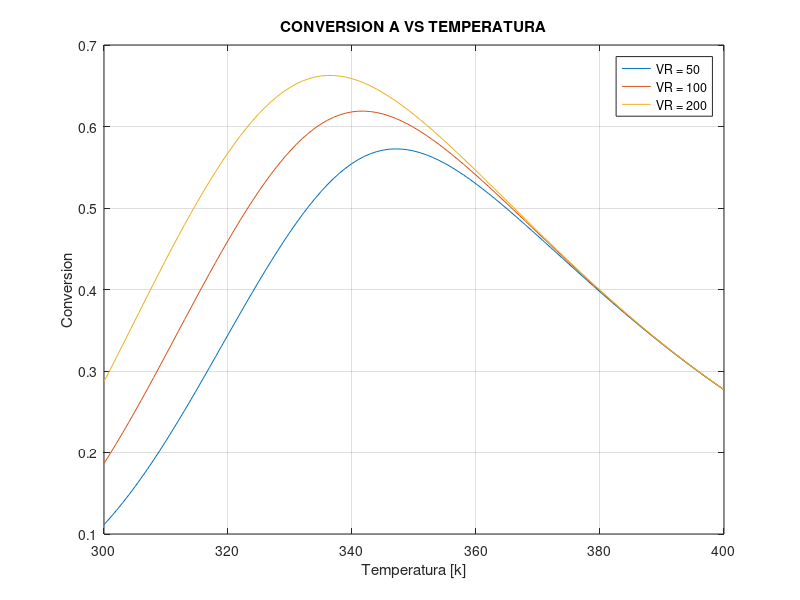

The MATLAB script that drew this image:
% EXAMEN FINAL PUNTO 2 - 2182467 - Brayan Steven Quitián Espinosa 
% 16/03/2022 - Diseño de reactores D1.
    clc, clear

% DATOS:
K0F = 4.239e6; K0R = 3.631e16; EF = 69.71e6/1000; ER = 139.4e6/1000;
dH = -69.71e6/1000; q0A = 4.377e-3; q0B = 4.377e-3; C0A = 8.01; C0B = 8.01;
R = 8.314; F0A = C0A*q0A; q0 = q0A+q0B; X0 = 0; i = 1;
VR1 = 50; VR2 = 100; VR3 = 200; T(1) = 300;

% METODO ITERATIVO PARA VR = 50 -------------------------------------------
for T = 300:400
    KF = K0F*exp(-EF/(R*T));
    KR = K0R*exp(-ER/(R*T));
        a = VR1*(KF-KR);
        b = -(2*KF*VR1+((q0)/C0A));
        c = KF*VR1;
        p = [a b c];
        X1 = roots(p);
    if X1(1) > 0
        if X1(1) < 1
            x1(i) = X1(1);
        else
        end
    end
    if X1(2) > 0
        if X1(2) < 1
            x1(i) = X1(2);
        else
        end
    end
i=i+1;
end
% METODO ITERATIVO PARA VR = 100 ------------------------------------------
i=1;
for T = 300:400
    KF = K0F*exp(-EF/(R*T));
    KR = K0R*exp(-ER/(R*T));
        a = VR2*(KF-KR);
        b = -(2*KF*VR2+(q0)/C0A);
        c = KF*VR2;
        p = [a b c];
        X2 = roots(p);
    if X2(1) > 0
        if X2(1) < 1
            x2(i) = X2(1);
        else
        end
    end
    if X2(2) > 0
        if X2(2) < 1
            x2(i) = X2(2);
        else
        end
    end
i=i+1;
end
% METODO ITERATIVO PARA VR = 200 ------------------------------------------
i=1;
for T = 300:400
    KF = K0F*exp(-EF/(R*T));
    KR = K0R*exp(-ER/(R*T));
        a = VR3*(KF-KR);
        b = -(2*KF*VR3+(q0)/C0A);
        c = KF*VR3;
        p = [a b c];
        X3 = roots(p);
    if X3(1) > 0
        if X3(1) < 1
            x3(i) = X3(1);
        else
        end
    end
    if X3(2) > 0
        if X3(2) < 1
            x3(i) = X3(2);
        else
        end
    end
i=i+1;
end
% -------------------------------------------------------------------------
% GRAFICAS
Tem = [300:400];
    subplot(1,1,1),plot(Tem,x1,Tem,x2,Tem,x3), title('CONVERSION A VS TEMPERATURA')
    grid, xlabel('Temperatura [k]'), ylabel('Conversion')
    legend({'VR = 50','VR = 100','VR = 200'},'Location', 'northeast')
